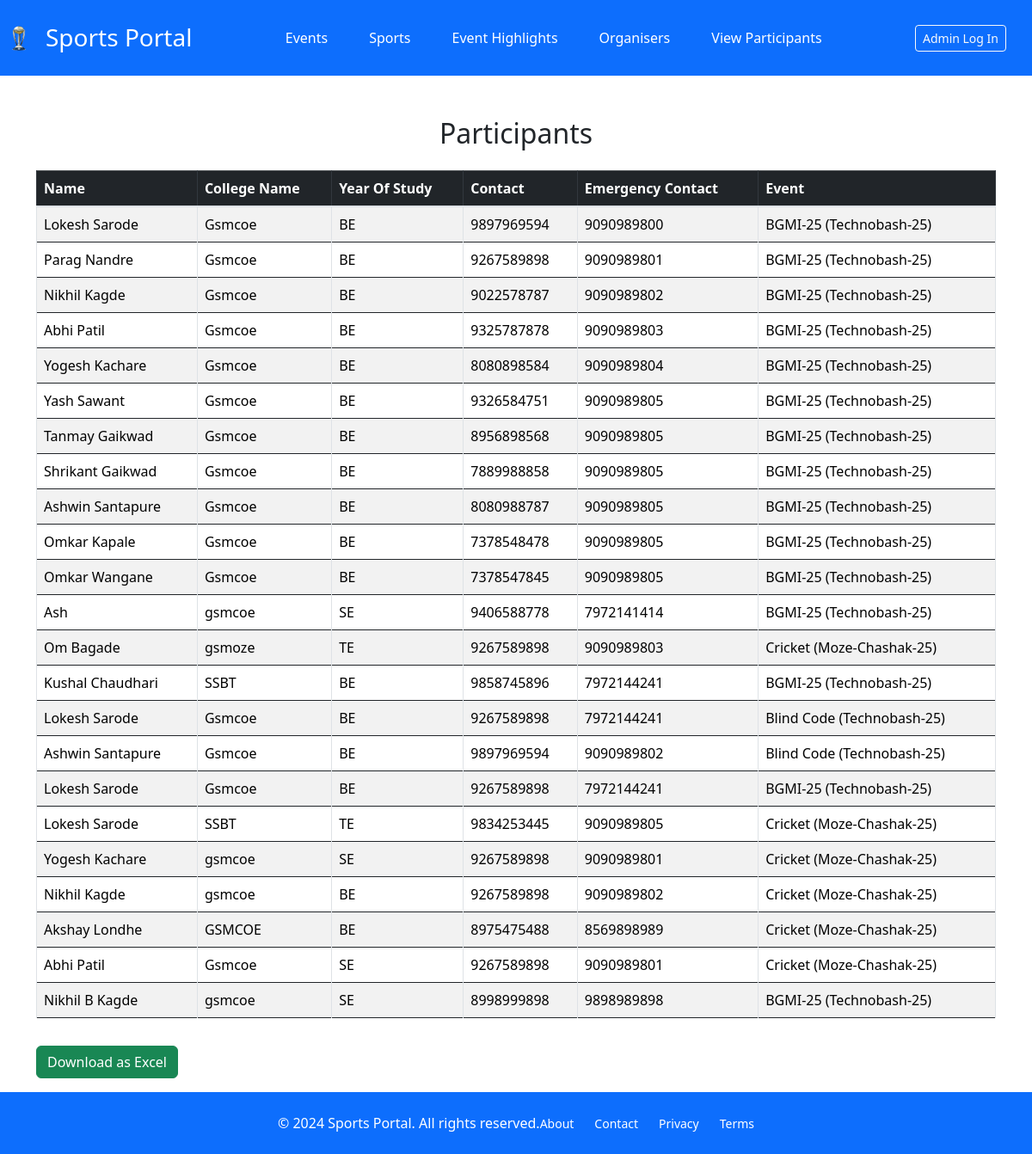
The page /registration/view-participants/ on the database its author committed.
### registrationapp/models.py (models this page shows, shortened)
class Participant(models.Model):
    full_name = models.CharField(max_length=100)  # Name of the participant or team leader
    email = models.EmailField()  # Participant's email
    college_name = models.CharField(max_length=100)  # Name of the college
    year_of_study = models.CharField(max_length=2)
    contact_number = models.CharField(max_length=10)  # Contact number
    emergency_contact = models.CharField(max_length=10)  # Contact number
    sub_event = models.ForeignKey(SubEvent, on_delete=models.CASCADE, related_name='participants')  # Linked to SubEvent
    payment_id = models.CharField(max_length=100, blank=True, null=True)
    class Meta:
        unique_together = ('email', 'sub_event')

### events/models.py (models this page shows, shortened)
class SubEvent(models.Model):
    main_event = models.ForeignKey(MainEvent, on_delete=models.CASCADE, related_name='sub_events')  # Linked to MainEvent
    dept = models.CharField(max_length=50, default="")
    name = models.CharField(max_length=100)  # Sub-event name (e.g., Cricket, Coding Competition)
    description = models.TextField(blank=True, null=True)  # Optional description of the sub-event
    date = models.DateField()  # Date of the sub-event
    time = models.TimeField()  # Time of the sub-event
    venue = models.CharField(max_length=200)  # Venue location
    fees = models.DecimalField(max_digits=10, decimal_places=2, default=0.00)
    def __str__(self):
        return f"{self.name} ({self.main_event.name})"

class MainEvent(models.Model):
    name = models.CharField(max_length=100)  # Main event name
    description = models.TextField(blank=True, null=True)  # Description of the main event
    start_date = models.DateField()  # Start date of the event
    end_date = models.DateField()  # End date of the event

### registrationapp/views.py (the view)
# urls.py: path('view-participants/', ParticipantListView.as_view(), name="view-participants"),
class ParticipantListView(ListView):
    model = Participant
    template_name = "view-participants.html"
    context_object_name = "view_participants"

### templates/view-participants.html (shortened to what this page needs)
{% extends "base.html" %}
{% block body %}
<div class="container mt-5">
    <h2 class="text-center mb-4">Participants</h2>
    <div class="table-responsive">
        <table class="table table-bordered table-striped">
            <thead class="table-dark">
                <tr>
                    <th>Name</th>
                    <th>College Name</th>
                    <th>Year Of Study</th>
                    <th>Contact</th>
                    <th>Emergency Contact</th>
                    <th>Event</th>
                </tr>
            </thead>
            <tbody>
                {% for participant in view_participants %}
                <tr>
                    <td>{{ participant.full_name }}</td>
                    <td>{{ participant.college_name }}</td>
                    <td>{{ participant.year_of_study }}</td>
                    <td>{{ participant.contact_number }}</td>
                    <td>{{ participant.emergency_contact }}</td>
                    <td>{{ participant.sub_event }}</td>
                </tr>
                {% empty %}
                <tr>
                    <td colspan="5" class="text-center">No participants registered yet.</td>
                </tr>
                {% endfor %}
            </tbody>
        </table>
    </div>
    <a href="{% url 'download_participants_excel' %}" class="btn btn-success my-3">
        Download as Excel
    </a>
</div>
{% endblock body %}

### static/css/base.css (style rules this page uses)
:root { --primary-color: #3F52A1; --secondary-color: #7191E6; }
body { margin: 0; padding: 0; font-family: 'Montserrat', sans-serif; color: #000; display: flex; flex-direction: column; min-height: 100vh; }

### rows shown on the page
Participant: full_name "Lokesh Sarode", college_name "Gsmcoe", year_of_study "BE", contact_number "9897969594", emergency_contact "9090989800", sub_event "BGMI-25 (Technobash-25)"
Participant: full_name "Parag Nandre", college_name "Gsmcoe", year_of_study "BE", contact_number "9267589898", emergency_contact "9090989801", sub_event "BGMI-25 (Technobash-25)"
Participant: full_name "Nikhil Kagde", college_name "Gsmcoe", year_of_study "BE", contact_number "9022578787", emergency_contact "9090989802", sub_event "BGMI-25 (Technobash-25)"
Participant: full_name "Abhi Patil", college_name "Gsmcoe", year_of_study "BE", contact_number "9325787878", emergency_contact "9090989803", sub_event "BGMI-25 (Technobash-25)"
Participant: full_name "Yogesh Kachare", college_name "Gsmcoe", year_of_study "BE", contact_number "8080898584", emergency_contact "9090989804", sub_event "BGMI-25 (Technobash-25)"
Participant: full_name "Yash Sawant", college_name "Gsmcoe", year_of_study "BE", contact_number "9326584751", emergency_contact "9090989805", sub_event "BGMI-25 (Technobash-25)"
Participant: full_name "Tanmay Gaikwad", college_name "Gsmcoe", year_of_study "BE", contact_number "8956898568", emergency_contact "9090989805", sub_event "BGMI-25 (Technobash-25)"
Participant: full_name "Shrikant Gaikwad", college_name "Gsmcoe", year_of_study "BE", contact_number "7889988858", emergency_contact "9090989805", sub_event "BGMI-25 (Technobash-25)"
Participant: full_name "Ashwin Santapure", college_name "Gsmcoe", year_of_study "BE", contact_number "8080988787", emergency_contact "9090989805", sub_event "BGMI-25 (Technobash-25)"
Participant: full_name "Omkar Kapale", college_name "Gsmcoe", year_of_study "BE", contact_number "7378548478", emergency_contact "9090989805", sub_event "BGMI-25 (Technobash-25)"
Participant: full_name "Omkar Wangane", college_name "Gsmcoe", year_of_study "BE", contact_number "7378547845", emergency_contact "9090989805", sub_event "BGMI-25 (Technobash-25)"
Participant: full_name "Ash", college_name "gsmcoe", year_of_study "SE", contact_number "9406588778", emergency_contact "7972141414", sub_event "BGMI-25 (Technobash-25)"
Participant: full_name "Om Bagade", college_name "gsmoze", year_of_study "TE", contact_number "9267589898", emergency_contact "9090989803", sub_event "Cricket (Moze-Chashak-25)"
Participant: full_name "Kushal Chaudhari", college_name "SSBT", year_of_study "BE", contact_number "9858745896", emergency_contact "7972144241", sub_event "BGMI-25 (Technobash-25)"
Participant: full_name "Lokesh Sarode", college_name "Gsmcoe", year_of_study "BE", contact_number "9267589898", emergency_contact "7972144241", sub_event "Blind Code (Technobash-25)"
Participant: full_name "Ashwin Santapure", college_name "Gsmcoe", year_of_study "BE", contact_number "9897969594", emergency_contact "9090989802", sub_event "Blind Code (Technobash-25)"
Participant: full_name "Lokesh Sarode", college_name "Gsmcoe", year_of_study "BE", contact_number "9267589898", emergency_contact "7972144241", sub_event "BGMI-25 (Technobash-25)"
Participant: full_name "Lokesh Sarode", college_name "SSBT", year_of_study "TE", contact_number "9834253445", emergency_contact "9090989805", sub_event "Cricket (Moze-Chashak-25)"
Participant: full_name "Yogesh Kachare", college_name "gsmcoe", year_of_study "SE", contact_number "9267589898", emergency_contact "9090989801", sub_event "Cricket (Moze-Chashak-25)"
Participant: full_name "Nikhil Kagde", college_name "gsmcoe", year_of_study "BE", contact_number "9267589898", emergency_contact "9090989802", sub_event "Cricket (Moze-Chashak-25)"
Participant: full_name "Akshay Londhe", college_name "GSMCOE", year_of_study "BE", contact_number "8975475488", emergency_contact "8569898989", sub_event "Cricket (Moze-Chashak-25)"
Participant: full_name "Abhi Patil", college_name "Gsmcoe", year_of_study "SE", contact_number "9267589898", emergency_contact "9090989801", sub_event "Cricket (Moze-Chashak-25)"
Participant: full_name "Nikhil B Kagde", college_name "gsmcoe", year_of_study "SE", contact_number "8998999898", emergency_contact "9898989898", sub_event "BGMI-25 (Technobash-25)"
